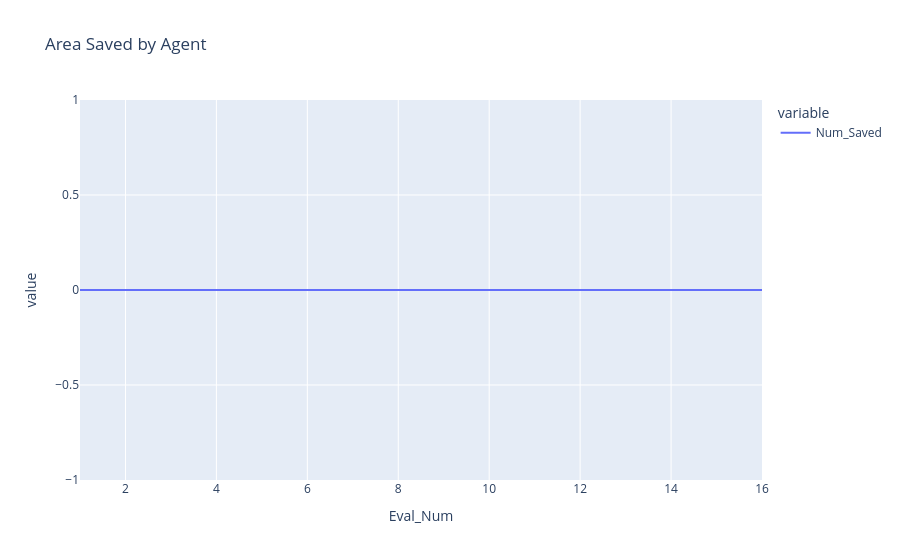

Notebook source saved alongside this figure:
### Code cell
area_saved_plot = px.line(simharness_analytics, x="Eval_Num", y=["Num_Saved"], title='Area Saved by Agent')
area_saved_plot.show()

### Figure 1 — Plotly figure (JSON) as saved in the notebook; plotly's stock layout.template omitted (floating-point values rounded to 4 significant figures)
{"data": [{"hovertemplate": "variable=Num_Saved<br>Eval_Num=%{x}<br>value=%{y}<extra></extra>", "legendgroup": "Num_Saved", "line": {"color": "#636efa", "dash": "solid"}, "marker": {"symbol": "circle"}, "mode": "lines", "name": "Num_Saved", "orientation": "v", "showlegend": true, "type": "scatter", "x": [1, 2, 3, 4, 5, 6, 7, 8, 9, 10, 11, 12, 13, 14, 15, 16], "xaxis": "x", "y": [0, 0, 0, 0, 0, 0, 0, 0, 0, 0, 0, 0, 0, 0, 0, 0], "yaxis": "y"}], "layout": {"legend": {"title": {"text": "variable"}, "tracegroupgap": 0}, "title": {"text": "Area Saved by Agent"}, "xaxis": {"anchor": "y", "domain": [0, 1], "title": {"text": "Eval_Num"}}, "yaxis": {"anchor": "x", "domain": [0, 1], "title": {"text": "value"}}}}
